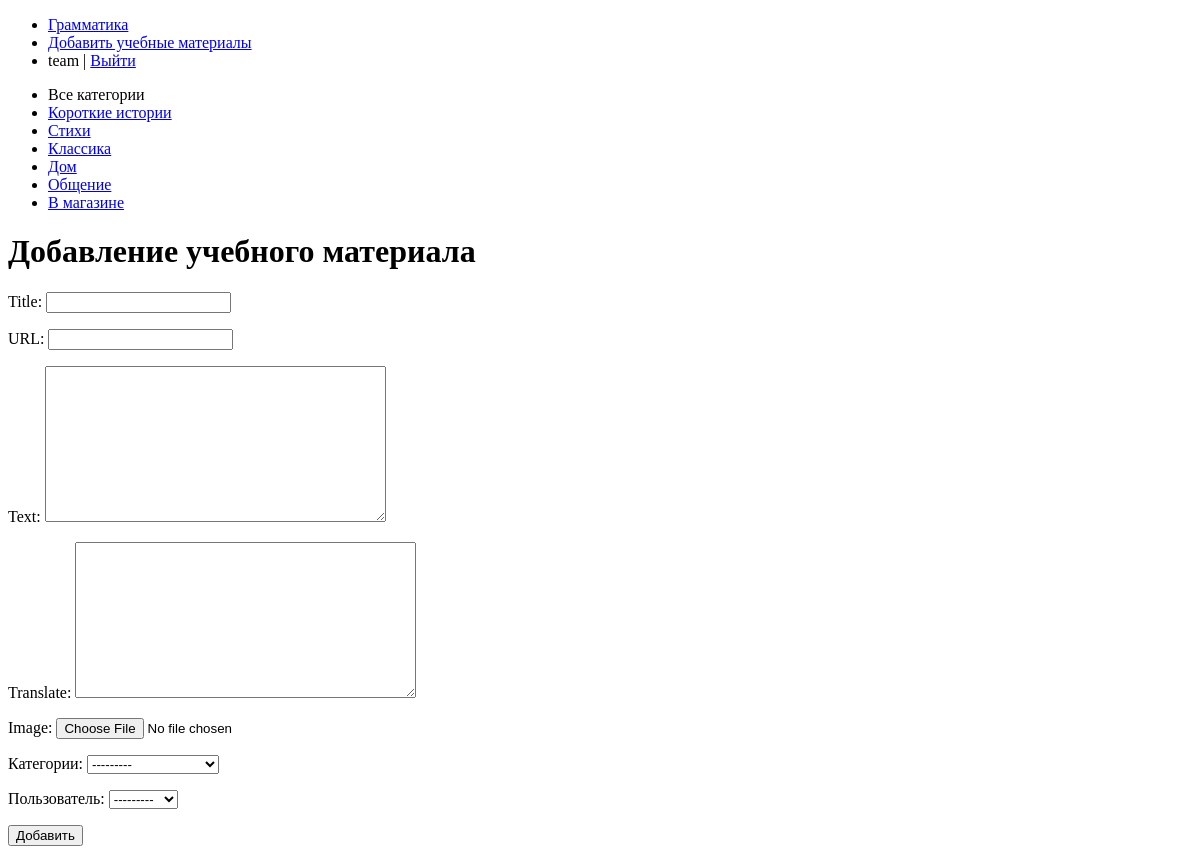
The page /addpoint/ (signed in) on the database as committed earlier.
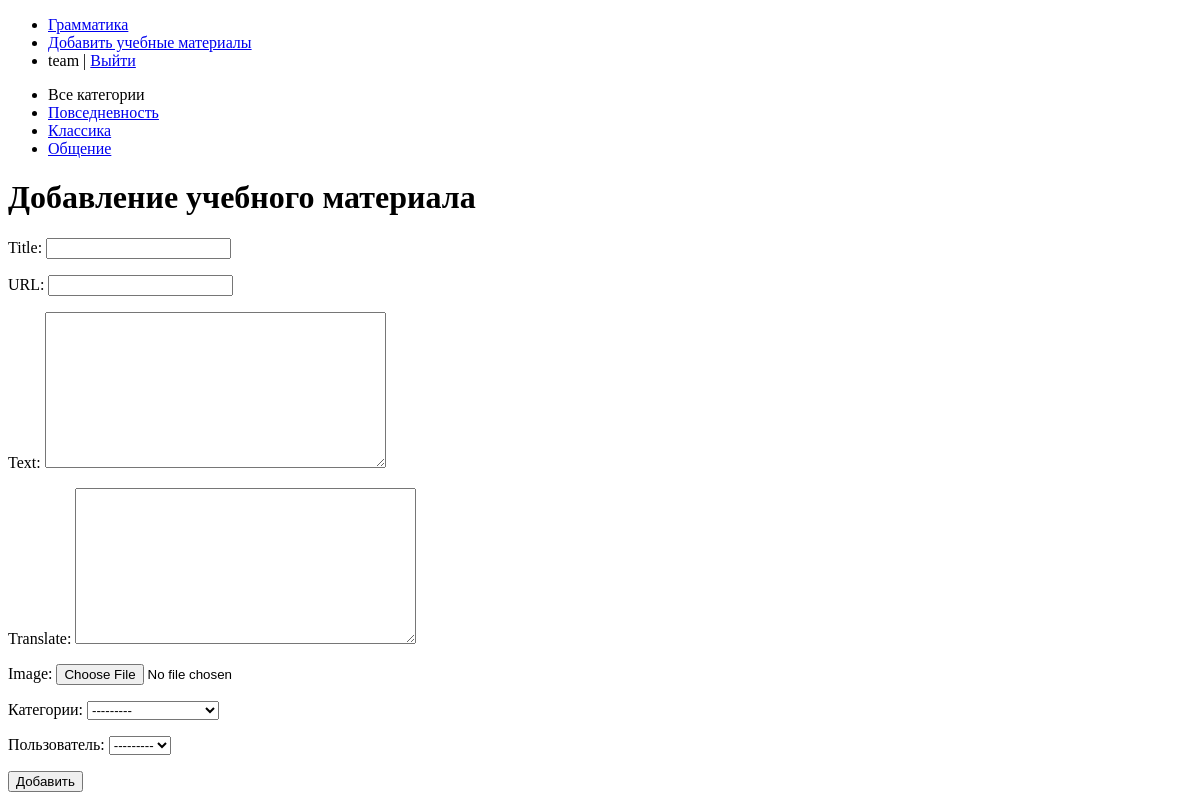
The same page on the database as committed later.
### catalog/models.py (models this page shows)
class Category(MPTTModel):
    name = models.CharField(max_length=100)
    slug = models.SlugField(max_length=200, unique=True, db_index=True, verbose_name="URL.")
    parent = TreeForeignKey(
        'self',
        related_name='children',
        on_delete=models.SET_NULL,
        null=True,
        blank=True
    )
    def __str__(self):
        return self.name
    def get_absolute_url(self):
        return reverse('category', kwargs={'category_slug': self.slug})
    class Meta:
        verbose_name_plural = 'Категории'
        verbose_name = 'Категория'
        ordering = ['id']
    class MPTTMeta:
        order_insertion_by = ['name']

### catalog/views.py (the view)
# urls.py: path('addpoint/', AddPoint.as_view(), name='addpoint'),
class AddPoint(LoginRequiredMixin, DataMixin, CreateView):
    form_class = AddPointForm
    template_name = 'catalog/addpoint.html'
    success_url = reverse_lazy('home')
    login_url = reverse_lazy('home')
    raise_exception = True
    def get_context_data(self, *, object_list=None, **kwargs):
        context = super().get_context_data(**kwargs)
        c_def = self.get_user_context(title='Добавление учебного материала')
        return dict(list(context.items()) + list(c_def.items()))

### catalog/forms.py (shortened to what this page needs)
class AddPointForm(forms.ModelForm):
    class Meta:
        model = Point
        fields = ['title', 'slug', 'text', 'translate', 'image', 'category', 'student']

### catalog/templatetags/catalog_tags.py (called while the page is built)
@register.simple_tag()
def get_categories():
    return Category.objects.all()

### catalog/utils.py (called while the page is built)
    def get_user_context(self, **kwargs):
        context = kwargs
        category = Category.objects.annotate(Count('point'))
        user_menu = menu.copy()
        if not self.request.user.is_authenticated:
            user_menu.pop(1)
        context['menu'] = user_menu
        context['category'] = category
        if 'category_selected' not in context:
            context['category_selected'] = 0
        return context

### templates/catalog/addpoint.html (shortened to what this page needs)
{% extends 'catalog/base.html' %}
{% block content %}
<h1>{{title}}</h1>
<form action="{% url 'addpoint' %}" method="post" enctype="multipart/form-data">
    {% for f in form %}
    <p><label class="form-label" for="{{ f.id_for_label }}">{{f.label}}: </label>{{ f }}</p>
    {% endfor %}
    <button type="submit">Добавить</button>
</form>
{% endblock %}

### templates/catalog/base.html (shortened to what this page needs)
{% load static %}
{% load catalog_tags %}
<!DOCTYPE html>
<html lang="en">
<head>
</head>
<body>
{% block mainmenu %}
<ul>
    {% for m in menu %}
    <li><a href="{% url m.url_name %}">{{m.title}}</a></li>
    {% endfor %}
        {% if request.user.is_authenticated %}
        <li class="last">{{user.username}} | <a href="{% url 'logout' %}">Выйти</a></li>
        {% else %}
        <li><a href="{% url 'register' %}">Регистрация</a> | <a href="{% url 'login' %}">Войти</a></li>
        {% endif %}
</ul>
<ul>
    {% get_categories as categories%}
    {% if category_selected == 0 %}
    <li>Все категории</li>
    {% else %}
    <li><a href="{% url 'home' %}">Все категории</a></li>
    {% endif %}
    {% for c in category %}
    {% if c.point__count > 0 %}
    {% if c.pk == category_selected %}
    <li>{{c.name}}</li>
    {% else %}
    <li><a href="{{ c.get_absolute_url }}">{{c.name}}</a></li>
    {% endif %}
    {% endif %}
    {% endfor %}
</ul>
{% endblock %}
{% block content %}
{% endblock %}
</body>
</html>

Rows that differ between the two databases and show on the page:
no longer on this page (row unchanged): Category: name "Короткие истории"
no longer on this page (row unchanged): Category: name "Стихи"
no longer on this page (row unchanged): Category: name "Дом"
no longer on this page (row unchanged): Category: name "В магазине"
now on this page (row edited): Category: name "Повседневность"
